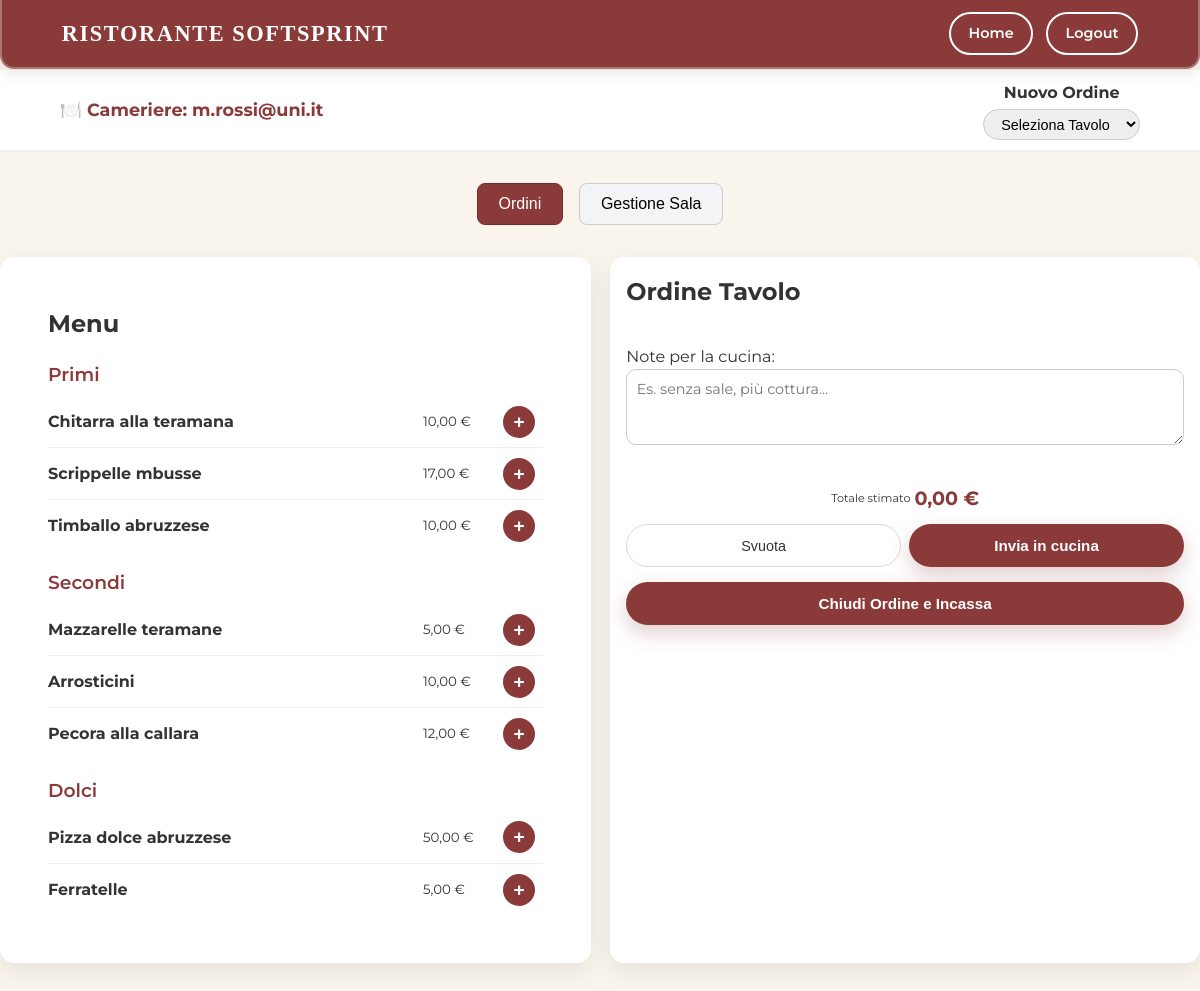
The app's page /public/cameriere.php (signed in) with its own data.
### tables this page shows
CREATE TABLE `piatto` (
  `id_piatto` int(11) NOT NULL,
  `nome` varchar(50) NOT NULL,
  `prezzo` decimal(5,0) NOT NULL,
  `categoria` varchar(255) DEFAULT NULL,
  `img` varchar(255) DEFAULT NULL,
  `descrizione` varchar(255) DEFAULT NULL
);

### php/includes/db.php (called while the page is built, shortened)
<?php
    function open(){
        $connDB = new mysqli(dbhost, dbuser, dbpass, db);
        return $connDB;
    }
?>

### php/class/Piatto.php (called while the page is built, shortened)
<?php
require_once __DIR__ . "/../includes/db.php";
class Piatto {
    private $db;
    public function __construct() {
        $this->db = open();
    }
    public function getMenu(): array {
        $query = "SELECT * FROM piatto";
        $req= $this->db->query($query);
        return $req ->fetch_all(MYSQLI_ASSOC);
    }
}

### public/cameriere.php (the view, shortened to what this page needs)
<?php
require_once "../php/includes/header.php";
require_once "../php/class/Tavolo.php";
require_once "../php/class/Piatto.php";
$header = new Header();
$id_tavolo = isset($_GET['tavolo']) ? intval($_GET['tavolo']) : 0;
$piattoObj = new Piatto();
$menu = $piattoObj->getMenu();
$piattiPerCategoria = [];
foreach ($menu as $p) {
    $piattiPerCategoria[$p['categoria']][] = $p;
}
?>
<?php echo $header->render('user'); ?>
<header class="waiter-topbar">
    <div class="container topbar-inner">
        <strong class="cameriere-title">🍽️ Cameriere: <?= htmlspecialchars($_SESSION['email']); ?></strong>
        <div class="topbar-center">
            <strong>Nuovo Ordine</strong><br>
            <select id="select-tavolo" onchange="vaiAlTavolo(this)">
                <option value="">Seleziona Tavolo</option>
            </select>
        </div>
    </div>
</header>
<div class="tab-container">
    <button class="tab-btn active" data-tab="OrdiniContainer">Ordini</button>
    <button class="tab-btn" data-tab="GestioneSalaContainer">Gestione Sala</button>
</div>
<main class="container waiter-layout">
    <div id="OrdiniContainer" class="tab-content active" >
        <section id="MenuPanel" class="menu-panel">
            <h2>Menu</h2>
            <?php foreach ($piattiPerCategoria as $categoria => $piatti): ?>
                <div class="menu-category">
                    <h3><?= htmlspecialchars($categoria) ?></h3>
                    <ul>
                        <?php foreach ($piatti as $p):
                            $id = intval($p['id_piatto']);
                            $price = floatval($p['prezzo']);
                            $title = htmlspecialchars($p['nome'], ENT_QUOTES);
                        ?>
                        <li class="dish" data-id="<?= $id ?>" data-price="<?= $price ?>" data-title="<?= $title ?>">
                            <strong><?= $title ?></strong>
                            <small><?= number_format($price, 2, ',', '') ?> €</small>
                            <button class="dish-add">+</button>
                        </li>
                        <?php endforeach; ?>
                    </ul>
                </div>
            <?php endforeach; ?>
        </section>
        <aside id="OrdineRiepilogo" class="order-panel">
            <header class="order-header">
                <h2 id="ordine-titolo">Ordine Tavolo <?= $id_tavolo > 0 ? $id_tavolo : '' ?></h2>
            </header>
            <div>
                <label for="note-cucina">Note per la cucina:</label>
                <textarea id="note-cucina" rows="3" placeholder="Es. senza sale, più cottura..."></textarea>
            </div>
            <div class="order-footer" style="margin-top: 15px; flex-direction: column;">
                <div class="order-total">
                    <span>Totale stimato</span>
                    <strong id="order-total">0,00 €</strong>
                </div>
                <div class="order-actions" style="margin-top: 10px; width: 100%;">
                    <button class="btn-secondary" id="btn-svuota" style="width: 50%;">Svuota</button>
                    <button class="btn-primary" id="btn-invia" style="width: 50%;">Invia in cucina</button>
                </div>
                <div style="margin-top: 15px; width: 100%;">
                    <form action="cameriere.php" method="post" id="form-chiudi-ordine">
                        <button type="submit" name="chiudi_ordine" class="btn-primary"
                                style="width: 100%;"
                                onclick="preparaChiusura(event)">
                        Chiudi Ordine e Incassa
                        </button>
                    </form>
                </div>
            </div>
        </aside>
    </div>
</main>
</body>
</html>

### css/style.css (style rules this page uses)
:root { --bg: #f9f4ec; --primary: #8b3a3a; --secondary: #47624f; --accent: #e1c699; --text: #333333; --light: #ffffff; }
* { box-sizing: border-box; margin: 0; padding: 0; }
body { font-family: "Montserrat", system-ui, -apple-system, sans-serif; background-color: var(--bg); color: var(--text); line-height: 1.6; }
header, main, footer { width: 100%; }
.container { width: 90%; max-width: 1200px; margin: 0 auto; }
.btn-primary { padding: 0.8rem 1.6rem; border-radius: 999px; border: none; background-color: var(--primary); color: var(--light); font-weight: 600; font-size: 0.95rem; cursor: pointer; transition: transform 0.15s ease-out, box-shadow 0.15s ease-out, background-color 0.15s ease-out; box-shadow: 0 8px 20px rgba(139, 58, 58, 0.25); }
.btn-secondary { padding: 0.8rem 1.4rem; border-radius: 999px; border: 1px solid rgba(0, 0, 0, 0.15); background-color: transparent; color: var(--text); font-weight: 500; font-size: 0.9rem; cursor: pointer; transition: background-color 0.15s ease-out; }
section:not(.hero-blur) { padding: 3rem 0; }
.dish { display: grid !important; grid-template-columns: 1fr 80px 40px; align-items: center; }
.order-total { font-size: 0.7rem !important; white-space: nowrap !important; display: flex; align-items: center; gap: 4px; }
.order-actions { display: flex; gap: 0.4rem; }
.waiter-layout { width: 200% !important; display: flex; align-items: center; margin-top: 2rem; gap: 1.2rem; }
.waiter-layout > div { width: 100% !important; gap: 1.2rem; margin-bottom: 50px; }
.waiter-layout > div > section, aside { width: 50% !important; }
.menu-panel { background: var(--light); padding: 3rem !important; border-radius: 14px; box-shadow: 0 8px 24px rgba(0, 0, 0, 0.08); max-height: calc(100vh - 200px); overflow-y: auto; }
.menu-category h3 { margin: 1rem 0 0.4rem; color: var(--primary); font-weight: 600; }
.menu-category ul { list-style: none; padding: 0; margin: 0; }
.dish { display: flex; justify-content: space-between; align-items: center; padding: 0.6rem 0; border-bottom: 1px solid #eee; }
.dish:last-child { border-bottom: none; }
.dish-add { width: 32px; height: 32px; border-radius: 999px; background: var(--primary); color: white; font-size: 1.2rem; font-weight: 700; cursor: pointer; border: none; display: inline-flex; align-items: center; justify-content: center; }
.order-header { display: flex; justify-content: space-between; align-items: center; }
.order-footer { display: flex; justify-content: space-between; align-items: center; }
.order-total strong { font-size: 1.2rem; color: var(--primary); }
.order-actions { display: flex; gap: 0.5rem; }
#note-cucina { width: 100%; border-radius: 10px; border: 1px solid #ccc; padding: 0.6rem; resize: vertical; font-family: inherit; font-size: 0.9rem; }
.tab-container { display: flex; justify-content: center; gap: 1rem; margin-top: 2rem; margin-bottom: 2rem; }
.tab-btn { padding: 0.7rem 1.3rem; font-size: 1rem; border-radius: 8px; cursor: pointer; background: #f3f4f6; border: 1px solid #ccc; transition: 0.2s; }
.tab-btn.active { background: #8b3a3a; color: white; border-color: #732f2f; }
.tab-content { display: none; animation: fade 0.3s; }
.tab-content.active { display: block; }
.waiter-topbar { position: sticky; top: 70px; z-index: 30; background: var(--light); border-bottom: 2px solid rgba(0, 0, 0, 0.06); padding: 0.6rem 0; }
.waiter-topbar .topbar-inner { display: flex; justify-content: space-between; align-items: center; }
.cameriere-title { color: var(--primary); font-size: 1.1rem; }
.topbar-center { text-align: center; }
.waiter-topbar select { margin-top: 0.25rem; padding: 0.35rem 0.8rem; border-radius: 999px; border: 1px solid #ccc; font-size: 0.9rem; }
.waiter-layout { margin-top: 2rem; gap: 1.2rem; }
.waiter-layout .order-panel { background: var(--light); padding: 1rem; border-radius: 14px; box-shadow: 0 8px 24px rgba(0, 0, 0, 0.08); max-height: calc(100vh - 200px); overflow-y: auto; display: flex; flex-direction: column; gap: 1rem; }
.waiter-layout .order-actions { display: flex; gap: 0.5rem; }

### records on screen
piatto: nome "Chitarra alla teramana", prezzo "10,00"
piatto: nome "Scrippelle mbusse", prezzo "17,00"
piatto: nome "Timballo abruzzese", prezzo "10,00"
piatto: nome "Mazzarelle teramane", prezzo "5,00"
piatto: nome "Arrosticini", prezzo "10,00"
piatto: nome "Pecora alla callara", prezzo "12,00"
piatto: nome "Pizza dolce abruzzese", prezzo "50,00"
piatto: nome "Ferratelle", prezzo "5,00"

### other values on screen
$_SESSION['email'] "m.rossi@uni.it"
$categoria "Primi"
$categoria "Secondi"
$categoria "Dolci"
